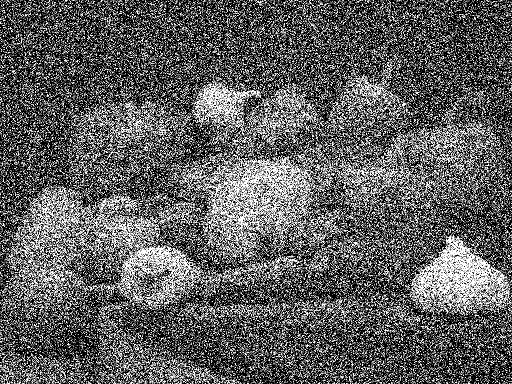
#> input picture resource/HW1_img/Prob7_img/img_001.png, 512 x 384 px, found by its file name; its folder holds 4 pictures in this run
$ python 7_avg.py
#> lines starting #> are read from the running program, lines starting #| are printed output that depends on the picture
import cv2
import numpy as np
import matplotlib.pyplot as plt
import os

# ====================== Step 1: Prepare Noisy Image ======================
folder = "./resource/HW1_img/Prob7_img/"
imgs = [
    cv2.imread(os.path.join(folder, f), cv2.IMREAD_GRAYSCALE)
    for f in os.listdir(folder)
    if f.endswith(".png")
]
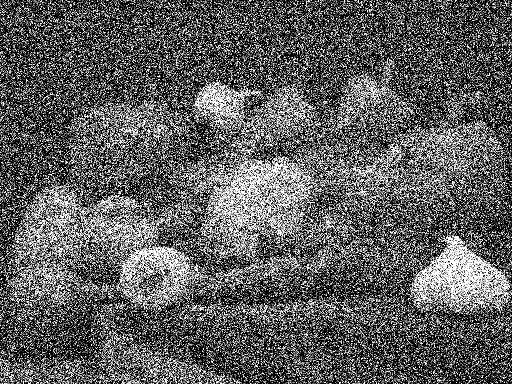
#> input picture resource/HW1_img/Prob7_img/img_002.png, 512 x 384 px, found by its file name
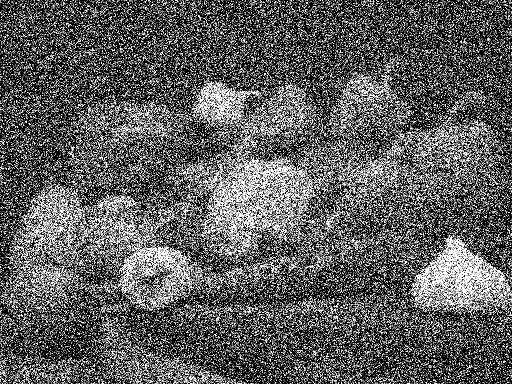
#> input picture resource/HW1_img/Prob7_img/img_003.png, 512 x 384 px, found by its file name
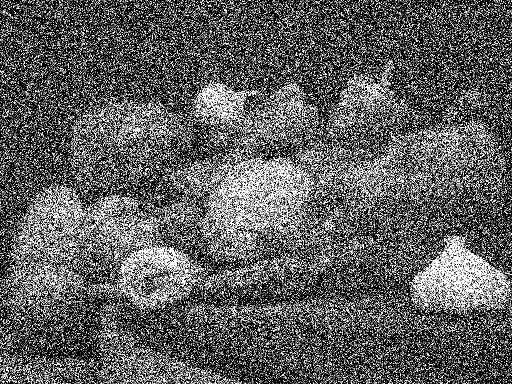
#> input picture resource/HW1_img/Prob7_img/img_004.png, 512 x 384 px, found by its file name


rows, cols = imgs[0].shape
#> rows = 384; cols = 512
x = np.arange(cols)
#> x = 512 values from 0 to 511
y = np.arange(rows)
#> y = 384 values from 0 to 383
X, Y = np.meshgrid(x, y)

nums = [1, 2, 5, 10, 25, 50, 100]
# ====================== Visualization ======================
plt.figure(figsize=(16, 9))

for i, num in enumerate(nums):
    plt.subplot(2, 4, i + 1)
    plt.imshow(np.mean(imgs[:num], axis=0), cmap="gray")
    plt.title(f"average {num}")
    plt.axis("off")

plt.tight_layout()
plt.show()
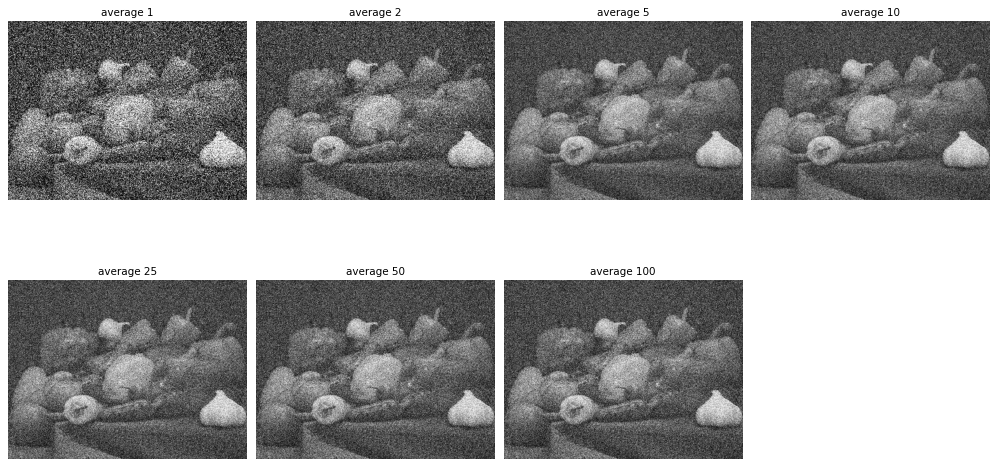
#> figure drawn by matplotlib, 7 panels
